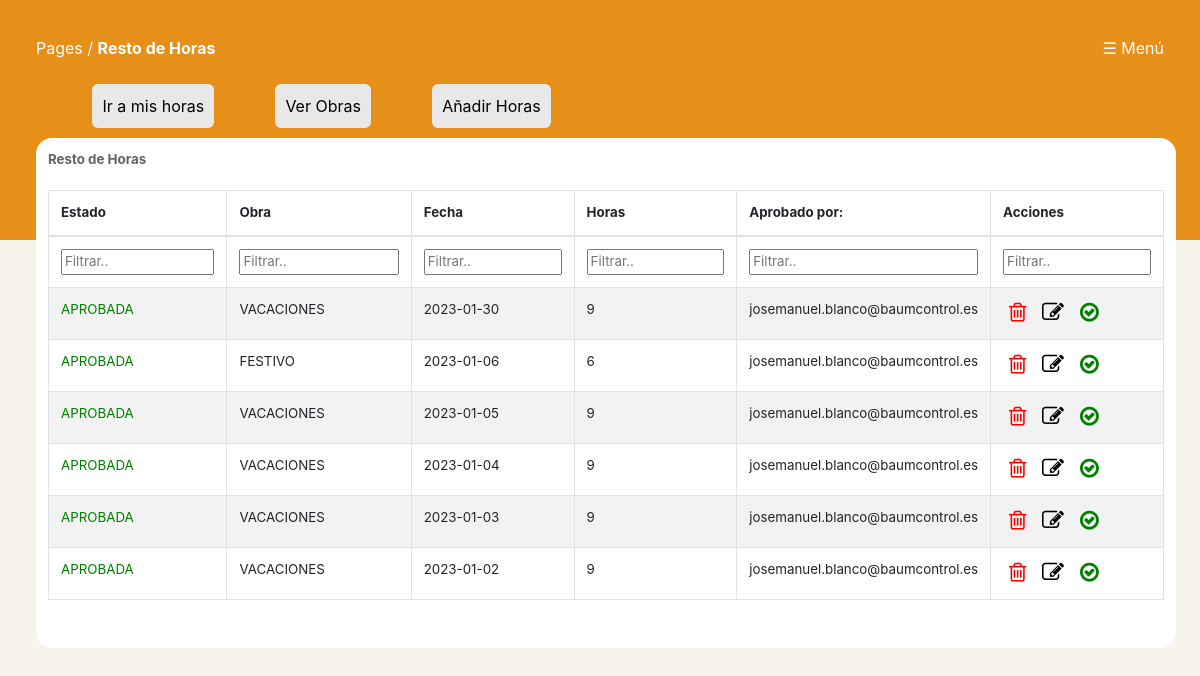
The page /mis_horas/resto_horas.php (signed in) on the database its author committed.
### tables this page shows
CREATE TABLE `exception_hours` (
  `id` bigint unsigned NOT NULL AUTO_INCREMENT,
  `hour` double NOT NULL DEFAULT '0',
  `user_id` bigint unsigned NOT NULL,
  `exception_work_id` bigint unsigned NOT NULL,
  `distancia` double(8,2) DEFAULT NULL,
  `status` enum('APROBADA','NO APROBADA') NOT NULL DEFAULT 'NO APROBADA',
  `date` date NOT NULL,
  `date_final` date DEFAULT NULL,
  `when_approve` date DEFAULT NULL,
  `who_approve` varchar(255) DEFAULT NULL,
  `id_who_approve` int DEFAULT NULL,
  `created_at` timestamp NULL DEFAULT NULL,
  `updated_at` timestamp NULL DEFAULT NULL,
  PRIMARY KEY (`id`),
  KEY `exception_hours_user_id_foreign` (`user_id`),
  KEY `exception_hours_exception_work_id_foreign` (`exception_work_id`),
  CONSTRAINT `exception_hours_exception_work_id_foreign` FOREIGN KEY (`exception_work_id`) REFERENCES `exception_works` (`id`),
  CONSTRAINT `exception_hours_user_id_foreign` FOREIGN KEY (`user_id`) REFERENCES `users` (`id`)
);

CREATE TABLE `exception_works` (
  `id` bigint unsigned NOT NULL AUTO_INCREMENT,
  `code` varchar(255) NOT NULL,
  `name` varchar(255) NOT NULL,
  `km_total` double(8,2) DEFAULT NULL,
  `hour_total` double(8,2) DEFAULT NULL,
  `created_at` timestamp NULL DEFAULT NULL,
  `updated_at` timestamp NULL DEFAULT NULL,
  PRIMARY KEY (`id`)
);

### mis_horas/resto_horas.php (the view, shortened to what this page needs)
<?php
include("../include/bbddconexion.php");
$user_id = $_SESSION['id'];
if (!$conn) {
    die("Conexion fallida:" . mysqli_connect_error());
}
else {
    $query = "select users.id, exception_hours.status, exception_works.code, exception_works.name as 'nombre_obra', exception_hours.date, exception_hours.hour, exception_hours.id, exception_hours.who_approve from exception_hours, users, exception_works where users.id=exception_hours.user_id and exception_hours.exception_work_id=exception_works.id and users.id=$user_id order by exception_hours.id desc;";
    $consulta = mysqli_query($conn, $query) or die("Fallo en la consulta");
    $num_filas = mysqli_num_rows($consulta);
    if ($consulta) {
        echo '
            <!DOCTYPE html>
<html lang="es">
<head>
<meta content="initial-scale=1,
maximum-scale=1, user-scalable=0"
name="viewport" />
<meta name="viewport"
content="width=device-width" />
    <title>BaumControl</title>
        <link rel="shortcut icon" href="../img/favicon.png">
    <link rel="stylesheet" href="../css/nav-bar.css">';
    include("../include/tabla.php");
    include("../include/tabla2.php");
    include("../include/menu.php");
echo '</head>
<body>
<div class="fondo_naranja">
<div class="nav-bar">
    <span>Pages / <b>Resto de Horas</b></span>
    ';
    include("../template/menu.php");
    echo ' <br><br>
    <div class="medio">
            <nav class="medio_ajuste">
                <a class="item_a" href="./horas_propias.php">
                    <div class="items">
                        <span class="item_span"> Ir a mis horas</span>
                    </div>
                </a>
                <a class="item_a" href="../exception_works/exception_works.php">
                    <div class="items ">
                        <span class="item_span"> Ver Obras </span>
                    </div>
                </a>
                <a class="item_a" href="./add_exception_horas.php">
                    <div class="items ">
                        <span class="item_span"> Añadir Horas </span>
                    </div>
                </a>
            </nav>
        </div><br>
</div>
<div class="tabla_estilo">
    <span> Resto de Horas</span><br><br>
        <table class="records_list table table-striped table-bordered table-hover" id="mydatatable">
                    <thead>
                        <tr>
                            <th>Estado</th>
                            <th>Obra</th>
                            <th>Fecha</th>
                            <th>Horas</th>
                            <th>Aprobado por:</th>
                            <th>Acciones</th>
                        </tr>
                    </thead>
                    <tfoot>
                <tr>
                    <th>Filter..</th>
                    <th>Filter..</th>
                    <th>Filter..</th>
                    <th>Filter..</th>
                    <th>Filter..</th>
                    <th>Filter..</th>
                </tr>
            </tfoot>
                    <tbody>';
                        for ($i = 0; $i < $num_filas; $i++) {
                            $resultado = mysqli_fetch_array($consulta);
                            print "<tr><td class='" . $resultado['status'] . "'>" . $resultado['status'] . " </td><td> " . $resultado['nombre_obra'] . "</td><td> " . $resultado['date'] . "</td><td>" . $resultado['hour'] . "</td><td>" . $resultado['who_approve'] . "</td><input type='hidden' name='hours_id' value='" . $resultado['id'] . "' ></td>
                            <td>
                            <form action='exception_horas_conf.php' method='GET'>
                            <button class='no_boton2' name='delete' onclick='return confirmDelete()' title='Borrar' >
                            <i class='fa fa-trash-o' style='font-size:22px;color:red'></i>
                            </button>
                            <button name='edit' class='no_boton2' title='Editar'>
                            <i class='fa fa-edit' style='font-size:22px;color:black'></i>
                            </button>
                            <button name='confirm' class='no_boton2'>
                            <i class='fa fa-check-circle-o' style='font-size:22px;color:green' title='Aprobar'></i>
                            </button>
                            <input type='hidden' name='id' value='".$resultado['id']."'> </form>
                </td></tr>";
                        }
                        echo '
                    </tbody>
                </table><br>
            </div>
        </div>
        <script>
        /* Initialization of datatables */
        $(document).ready(function () {
            $("table.display").DataTable();
        });
    </script>
    </body>
</html>
        ';
    } else {
        echo "<script language='javascript'>
            alert('¡¡ Error al añadir las horas!!');
            window.location.replace('./horas.php');
            </script>";
    }
}

### css/nav-bar.css (style rules this page uses)
* { margin: 0; }
.nav-bar { color: white; padding: 3%; }
.medio { width: 100%; }
.medio_ajuste { width: 90%; margin-left: 5%; margin-right: 5%; }
.items { width:auto; float: left; background-color: rgb(233, 232, 232); margin-right: 6%; border-radius: 6px; padding: 1%; margin-bottom: 1%; cursor: pointer; }
.item_a { text-decoration: none; color: black; }
.APROBADA { color: green; }

### css/tabla.css (style rules this page uses)
.tabla_estilo { width: 95%; margin-left: 3%; margin-top: -1%; border-radius: 5px; padding: 1%; border-radius: 1rem; overflow-x:scroll; max-height: 80vh; background-color: white; font-size: 10pt; display: table; }
.fondo_naranja { background-color: #e69019; max-height:30vh; }
* { margin: 0; }
body { background-color: #dfdada; }
.tabla_estilo span { font-weight: 700; color: #636363; }
a { text-decoration: none; }

### css/menu.css (style rules this page uses)
.items { width: auto; float: left; background-color: rgb(233, 232, 232); margin-right: 6%; border-radius: 6px; padding: 1%; }
.item_a { text-decoration: none; color: black; }
.no_boton2 { background-color: unset; border: none; cursor: pointer; }

### include/tabla2.php (style rules this page uses)
#mydatatable tfoot { display: table-header-group !important; }

### rows shown on the page
exception_hours: status "APROBADA", exception_work.name "VACACIONES", date "2023-01-30", hour "9", who_approve "josemanuel.blanco@baumcontrol.es"
exception_hours: status "APROBADA", exception_work.name "FESTIVO", date "2023-01-06", hour "6", who_approve "josemanuel.blanco@baumcontrol.es"
exception_hours: status "APROBADA", exception_work.name "VACACIONES", date "2023-01-05", hour "9", who_approve "josemanuel.blanco@baumcontrol.es"
exception_hours: status "APROBADA", exception_work.name "VACACIONES", date "2023-01-04", hour "9", who_approve "josemanuel.blanco@baumcontrol.es"
exception_hours: status "APROBADA", exception_work.name "VACACIONES", date "2023-01-03", hour "9", who_approve "josemanuel.blanco@baumcontrol.es"
exception_hours: status "APROBADA", exception_work.name "VACACIONES", date "2023-01-02", hour "9", who_approve "josemanuel.blanco@baumcontrol.es"
